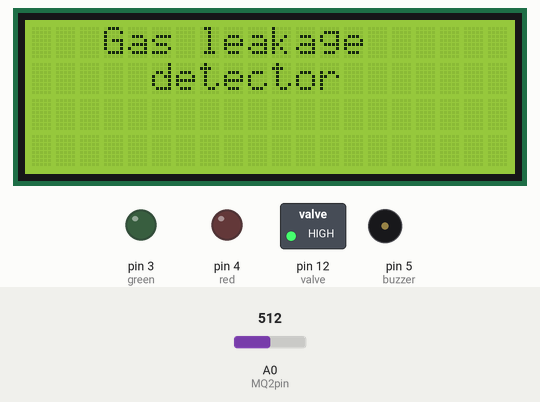
The sketch below on a simulated Arduino Uno, built with avr-gcc and run on an emulated ATmega328P. Shown: 20×4 character LCD, switched loads named in the sketch (green lamp = pin HIGH), output pins drawn as LEDs (lit = HIGH), buzzer (waves = sounding). Inputs (shaded band) come from the test bench; at power-on: A0 (MQ2pin) = 512. The modem accepts every AT command (registered, SIM ready, sends succeed) and sends nothing else; what the sketch prints to the serial monitor is not drawn.

Above: at 0.2 s.
At 3.2 s:
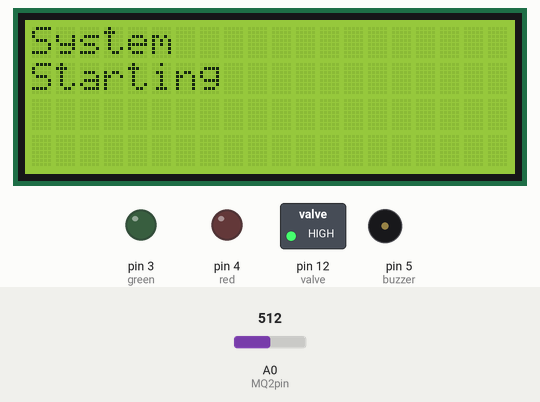
At 23.2 s:
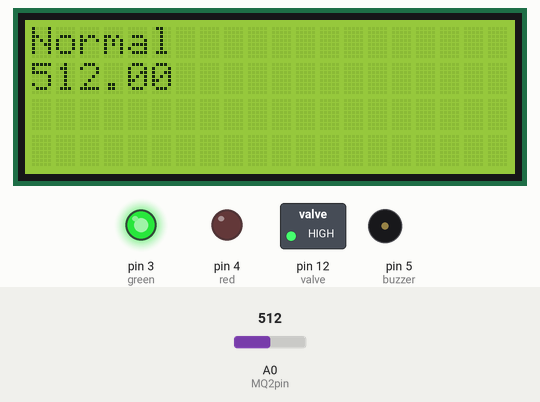
At 40.6 s:
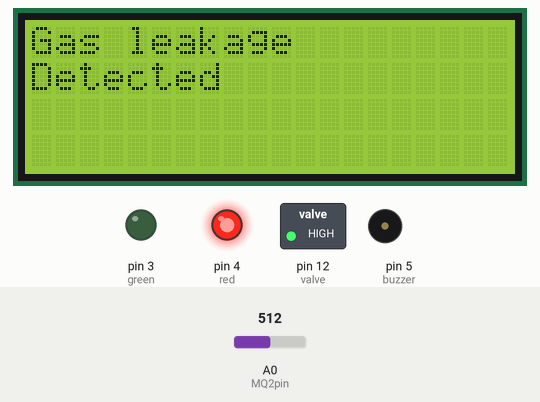
At 47.2 s:
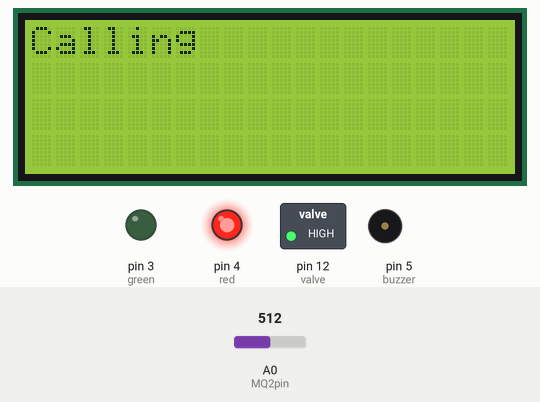
At 56.3 s:
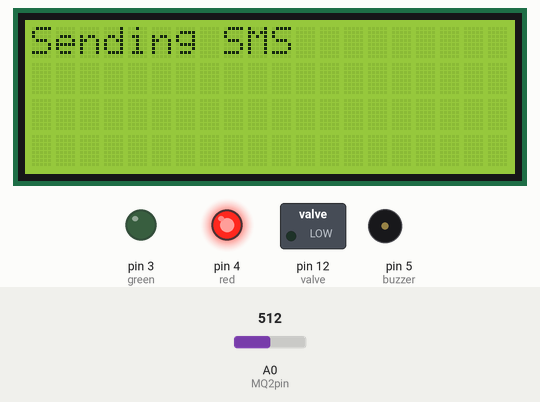
Timing chart, 0 to 65.5 s (numbered marks = the images above):
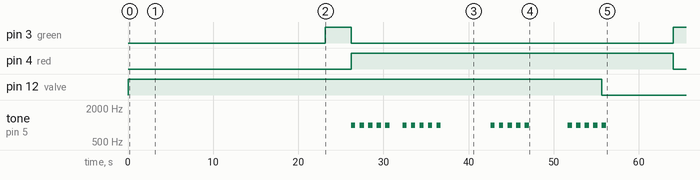

The sketch:

fullcodes.ino
```cpp
#include <Wire.h>
#include <LiquidCrystal_I2C.h>
#include <SoftwareSerial.h>
SoftwareSerial sim(11, 10);
#define MQ2pin (A0)
LiquidCrystal_I2C lcd(0x27,20,4);
int _timeout;
String _buffer;
String number = "0788750979";

int green = 3;
int red = 4;
int buzzer = 5;
int valve = 12;

float sensorValue;
int sensorThreshold = 400,pstatus=0;
void setup() {
  Serial.begin(9600);
  sim.begin(9600);
  _buffer.reserve(50);
  pinMode(green, OUTPUT);
  pinMode(red, OUTPUT);
  pinMode(buzzer, OUTPUT);
  pinMode(valve, OUTPUT);
  digitalWrite(valve, HIGH);
  lcd.init();
  lcd.init();
  lcd.backlight();
  lcd.setCursor(3,0);
  lcd.print("Gas leakage");
  lcd.setCursor(5,1);
  lcd.print("detector");
  delay(3000);
  lcd.clear();
  lcd.print("System");
  lcd.setCursor(0,1);
  lcd.print("Starting");
  delay(20000);
}

void loop() {
  sensorValue = analogRead(MQ2pin);
  lcd.clear();
  lcd.setCursor(0,0);
  lcd.print("Normal");
  lcd.setCursor(0,1);
  lcd.print(sensorValue);
  digitalWrite(red, LOW);
  digitalWrite(green, HIGH);
  noTone(buzzer);
  delay(1000);
  if (sensorValue > sensorThreshold && pstatus==0)
  {
    lcd.clear();
    lcd.setCursor(0,0);
    lcd.print("Gas leakage");
    lcd.setCursor(0,1);
    lcd.print("Detected");
    delay(2000);
    lcd.clear();
    lcd.setCursor(0,0);
    lcd.print("Gas leakage");
    lcd.setCursor(0,1);
    lcd.print(sensorValue);
    digitalWrite(red, HIGH);
    digitalWrite(green, LOW);
    tone(buzzer, 1000, 500);
    delay(1000);
    tone(buzzer, 1000, 500);
    delay(1000);
    tone(buzzer, 1000, 500);
    delay(1000);
    tone(buzzer, 1000, 500);
    delay(1000);
    tone(buzzer, 1000, 500);
    pstatus=1;
  }
  if (sensorValue > sensorThreshold && pstatus==1)
  {
    lcd.clear();
    lcd.setCursor(0,0);
    lcd.print("Gas leakage");
    lcd.setCursor(0,1);
    lcd.print("Detected");
    delay(2000);
    lcd.clear();
    lcd.setCursor(0,0);
    lcd.print("Gas leakage");
    lcd.setCursor(0,1);
    lcd.print(sensorValue);
    digitalWrite(red, HIGH);
    digitalWrite(green, LOW);
    tone(buzzer, 1000, 500);
    delay(1000);
    tone(buzzer, 1000, 500);
    delay(1000);
    tone(buzzer, 1000, 500);
    delay(1000);
    tone(buzzer, 1000, 500);
    delay(1000);
    tone(buzzer, 1000, 500);
    pstatus=2;
    sendsms();
  }
  if (sensorValue > sensorThreshold && pstatus==2)
  {
    lcd.clear();
    lcd.setCursor(0,0);
    lcd.print("Gas leakage");
    lcd.setCursor(0,1);
    lcd.print("Detected");
    delay(2000);
    lcd.clear();
    lcd.setCursor(0,0);
    lcd.print("Gas leakage");
    lcd.setCursor(0,1);
    lcd.print(sensorValue);
    digitalWrite(red, HIGH);
    digitalWrite(green, LOW);
    tone(buzzer, 1000, 500);
    delay(1000);
    tone(buzzer, 1000, 500);
    delay(1000);
    tone(buzzer, 1000, 500);
    delay(1000);
    tone(buzzer, 1000, 500);
    delay(1000);
    tone(buzzer, 1000, 500);
    pstatus=3;
    call();
  }
  if (sensorValue > sensorThreshold && pstatus==3)
  {
    lcd.clear();
    lcd.setCursor(0,0);
    lcd.print("Gas leakage");
    lcd.setCursor(0,1);
    lcd.print("Detected");
    delay(2000);
    lcd.clear();
    lcd.setCursor(0,0);
    lcd.print("Gas leakage");
    lcd.setCursor(0,1);
    lcd.print(sensorValue);
    digitalWrite(red, HIGH);
    digitalWrite(green, LOW);
    tone(buzzer, 1000, 500);
    delay(1000);
    tone(buzzer, 1000, 500);
    delay(1000);
    tone(buzzer, 1000, 500);
    delay(1000);
    tone(buzzer, 1000, 500);
    delay(1000);
    tone(buzzer, 1000, 500);
    digitalWrite(valve, LOW);
    pstatus=4;
    sendclosesms();
  }
  delay(2000);
}
void sendsms(){
  lcd.clear();
  lcd.setCursor(0,0);
  lcd.print("Sending SMS");
  delay(500);
  sim.println("AT+CMGF=1");
  delay(200);
  sim.println("AT+CMGS=\"" + number + "\"\r");
  delay(200);
  String SMS = "Hello, gas leakage detected please check";
  sim.println(SMS);
  delay(100);
  sim.println((char)26);
  delay(200);
  _buffer = _readSerial();
  delay(2000);
  }
void sendclosesms(){
  lcd.clear();
  lcd.setCursor(0,0);
  lcd.print("Close SMS send");
  lcd.clear();
  lcd.setCursor(0,0);
  delay(500);
  lcd.print("Sending SMS");
  sim.println("AT+CMGF=1");
  delay(200);
  sim.println("AT+CMGS=\"" + number + "\"\r");
  delay(200);
  String SMS = "Hello, gas leakage detected and gas is closed to avoid accident please check";
  sim.println(SMS);
  delay(100);
  sim.println((char)26);
  delay(200);
  _buffer = _readSerial();
  delay(2000);
  delay(2000);
  }
void call(){
  lcd.clear();
  lcd.setCursor(0,0);
  lcd.print("Calling");
  sim.print (F("ATD"));
  sim.print (number);
  sim.print (F(";\r\n"));
  _buffer = _readSerial();
  Serial.println(_buffer);
  delay(2000);
  }
String _readSerial() {
_timeout = 0;
while (!sim.available() && _timeout < 12000 )
{
delay(13);
_timeout++;
}
if (sim.available()) {
return sim.readString();
}
}
```

Measured:
- by itself, pin 3 (green): LOW → HIGH at 23.2 s, → LOW 3.0 s later, → HIGH 37.8 s later
- by itself, pin 4 (red): LOW → HIGH at 26.2 s, → LOW 37.8 s later
- by itself, pin 12 (valve): HIGH → LOW at 55.7 s
- by itself, tone on pin 5 (buzzer): plays 1000 Hz for 0.50 s, 1000 Hz for 0.50 s, 1000 Hz for 0.50 s, 1000 Hz for 0.50 s, 1000 Hz for 0.50 s, 1000 Hz for 0.50 s … (20 notes in this stretch)
- what the display in image 1 shows lasts 20.0 s, from 3.2 s to 23.2 s
- what the display in image 2 shows lasts 1.0 s, from 23.2 s to 24.2 s
- what the display in image 3 shows lasts 2.0 s, from 40.6 s to 42.6 s
